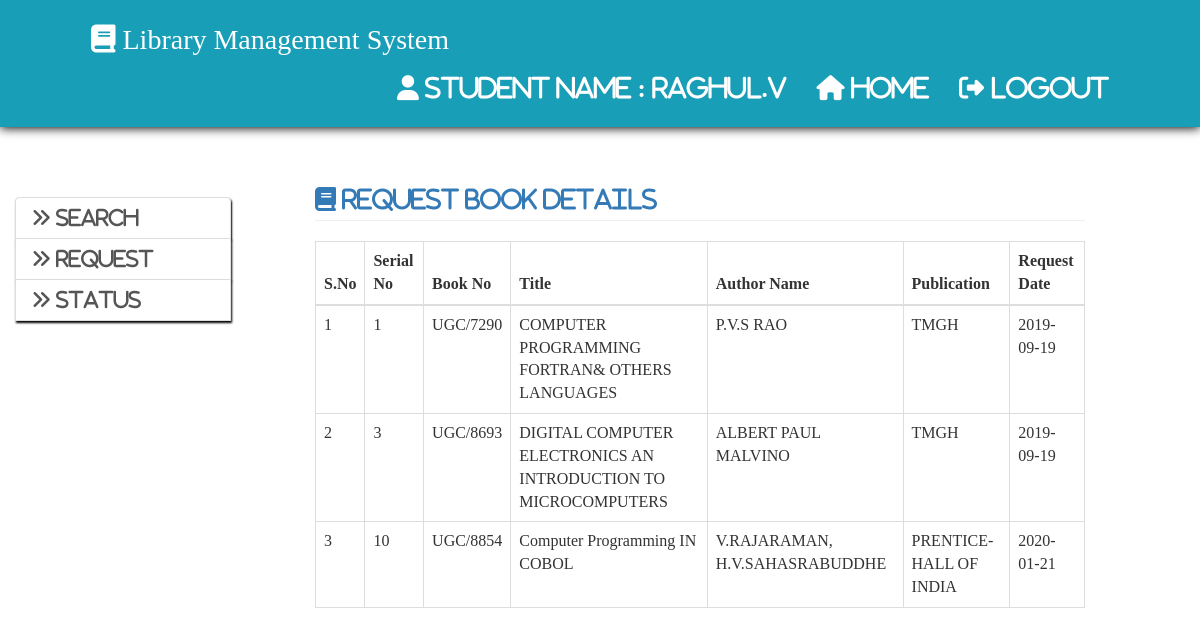
Before: /student/student_request_details.php (signed in) with the older database file.
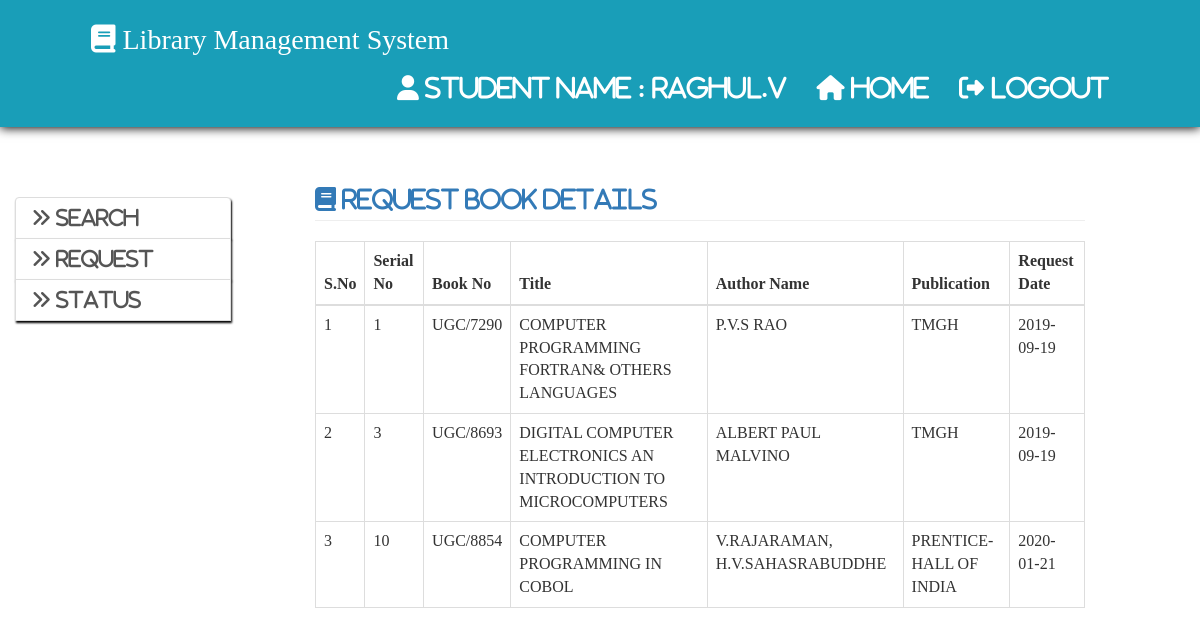
After: the same page with the newer database file.
### tables this page shows
CREATE TABLE `student_barrow_books` (
  `stbid` int(11) NOT NULL AUTO_INCREMENT,
  `st_id` int(11) NOT NULL,
  `bid` int(11) NOT NULL,
  `request_date` date NOT NULL,
  `Return_date` date NOT NULL,
  `today` date NOT NULL,
  `status` int(11) NOT NULL,
  PRIMARY KEY (`stbid`)
);

CREATE TABLE `books` (
  `bid` int(11) NOT NULL AUTO_INCREMENT,
  `sno` varchar(150) NOT NULL,
  `bno` varchar(20) NOT NULL,
  `bcode` varchar(50) DEFAULT NULL,
  `title` varchar(150) NOT NULL,
  `aname` varchar(150) NOT NULL,
  `publication` varchar(150) NOT NULL,
  `price` varchar(150) NOT NULL,
  `alamara` varchar(150) NOT NULL,
  `rack` varchar(150) NOT NULL,
  `status` int(11) NOT NULL,
  `sstatus` int(11) NOT NULL,
  PRIMARY KEY (`bid`)
);

### student/student_request_details.php (the view, shortened to what this page needs)
<?php
	include"./include/config.php";
?>
<html>
	<head>
		<?php
			include"head.php";
		?>
	</head>
	<body>
		<?php include"student_home_nav.php";?>
		<div class="col-md-3" style="margin-top:50px">
			<?php
				include "student_sidenav.php";
			?>
		</div>
		<div class="col-md-8">
			<?php
				 $qry="Select books.bid, student_barrow_books.bid, student_barrow_books.request_date,
  student_barrow_books.st_id, books.title, books.aname, books.publication,
  books.bno, books.sno
From student_barrow_books Inner Join
  books On books.bid = student_barrow_books.bid where  student_barrow_books.st_id='{$_SESSION["st_id"]}'";
			$res=$con->query($qry);
			if($res->num_rows>0)
			{
				$i=1;
				echo"<h3 class='page-header text-primary'><i class='fa fa-book'> Request Book Details</i></h3>";
				echo"
					<table class='table table-bordered'>
						<thead>
							<tr>
								<th>S.No</th>
								<th>Serial No</th>
								<th>Book No</th>
								<th>Title</th>
								<th>Author Name</th>
								<th>Publication</th>
								<th>Request Date</th>
							</tr>
						</thead>
						<tbody>
				";
				while($row=$res->fetch_assoc())
				{
					echo"
							<tr>
								<td>{$i}</td>
								<td>{$row['sno']}</td>
								<td>{$row['bno']}</td>
								<td>{$row['title']}</td>
								<td>{$row['aname']}</td>
								<td>{$row['publication']}</td>
								<td>{$row['request_date']}</td>
							</tr>
					";
					$i++;
				}
				echo"
					</tbody>
				</table>
				";
			}
				else
			{
				echo"<div style='margin-top:80px' class='alert alert-danger'>Request Not Found..!!!</div>";
			}
			?>
		</div>
	</body>
</html>

Changed rows visible on the page:
changed through a linked row, student_barrow_books "UGC/8854": bid.title "Computer Programming IN COBOL" → "COMPUTER PROGRAMMING IN COBOL"
